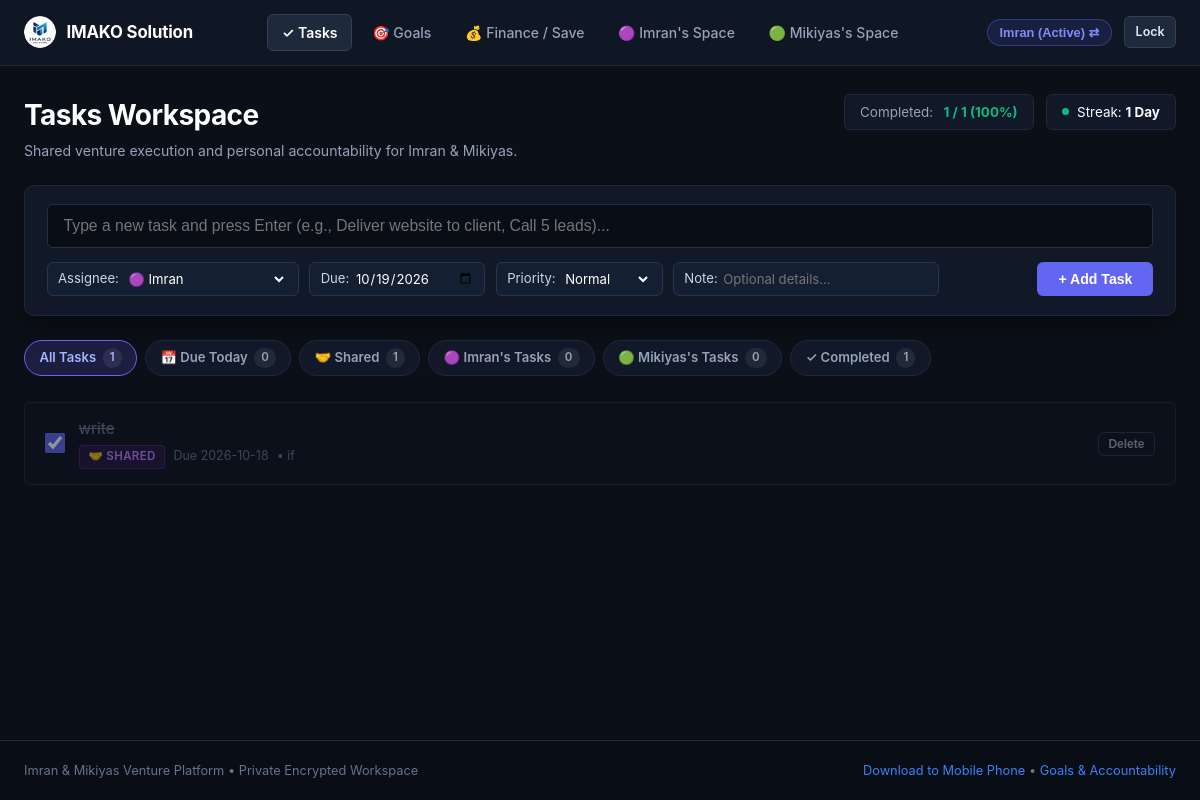
Screenshot of / (signed in) with the database file from the repository.
### tables this page shows
CREATE TABLE users (
        id TEXT PRIMARY KEY,
        name TEXT NOT NULL,
        pin_hash TEXT NOT NULL,
        default_consequence TEXT NOT NULL DEFAULT '',
        savings_goal_name TEXT NOT NULL DEFAULT 'Capital Growth Fund',
        savings_goal_target REAL NOT NULL DEFAULT 0.0,
        currency TEXT NOT NULL DEFAULT '$'
    );

CREATE TABLE tasks (
        id INTEGER PRIMARY KEY AUTOINCREMENT,
        user_id TEXT NOT NULL,
        task_type TEXT NOT NULL DEFAULT 'personal' CHECK(task_type IN ('shared', 'personal')),
        week_identifier TEXT NOT NULL,
        title TEXT NOT NULL,
        details TEXT,
        due_date TEXT NOT NULL,
        target_time TEXT,
        is_done INTEGER NOT NULL DEFAULT 0,
        done_date TEXT,
        proof_image TEXT,
        proof_text TEXT,
        ai_verified INTEGER NOT NULL DEFAULT 0,
        ai_status TEXT NOT NULL DEFAULT 'Unverified',
        ai_feedback TEXT,
        is_archived INTEGER NOT NULL DEFAULT 0,
        consequence_applied INTEGER NOT NULL DEFAULT 0,
        created_at TIMESTAMP DEFAULT CURRENT_TIMESTAMP, assigned_to TEXT DEFAULT 'imran', priority TEXT DEFAULT 'Normal',
        FOREIGN KEY (user_id) REFERENCES users (id) ON DELETE CASCADE
    );

### app.py (the view)
@app.route("/")
@app.route("/index")
def index():
    if not (session.get("logged_in_user") or request.cookies.get("partner_user")):
        return handle_login_request()
    return tasks_board()

### app.py (called while the page is built, shortened)
@app.before_request
def require_authentication_gate():
    if request.endpoint == "static" or request.path.startswith(("/static/", "/public/")):
        return None
    allowed_exact = (
        "/", "/index", "/login", "/login/", "/favicon.ico", "/manifest.json", "/sw.js",
        "/api/index", "/api/index/", "/api/index.py", "/debug"
    )
    if (
        request.path in allowed_exact
        or request.endpoint in ("login", "debug_endpoint", "index", "vercel_entrypoint_dispatcher")
    ):
        return None

@app.context_processor
def inject_globals():
    today_str = date.today().strftime("%Y-%m-%d")
    current_user = None
    logged_id = session.get("logged_in_user")
    conn = get_db_connection()
    check_and_apply_penalties(conn)
    if logged_id:
        cursor = conn.cursor()
        cursor.execute("SELECT * FROM users WHERE id = ?", (logged_id,))
        current_user = cursor.fetchone()
    cursor = conn.cursor()
    cursor.execute("SELECT COUNT(*) FROM penalties WHERE status = 'Pending'")
    total_pending_penalties = cursor.fetchone()[0]
    conn.close()
    return {
        "current_user": current_user,
        "total_pending_penalties": total_pending_penalties,
        "today_str": today_str
    }

### database/db.py (called while the page is built, shortened)
def get_db_connection():
    global _last_db_check
    conn = sqlite3.connect(DB_PATH, factory=SyncedConnection)
    conn.row_factory = sqlite3.Row
    conn.execute("PRAGMA foreign_keys = ON")
    return conn

def check_and_apply_penalties(conn):
    today_str = date.today().strftime("%Y-%m-%d")
    cursor = conn.cursor()
    cursor.execute("""
    SELECT t.id, t.user_id, t.title, t.due_date, u.default_consequence
    FROM tasks t
    JOIN users u ON t.user_id = u.id
    WHERE t.due_date < ? AND t.is_done = 0 AND t.consequence_applied = 0
    """, (today_str,))
    overdue_tasks = cursor.fetchall()
    conn.commit()

    def commit(self):
        super().commit()
        if is_serverless:
            sync_db()

### templates/tasks.html (shortened to what this page needs)
{% extends "base.html" %}
{% block content %}
<div style="margin-bottom: 1.5rem; display:flex; justify-content:space-between; align-items:flex-start; flex-wrap:wrap; gap:1rem;">
  <div>
    <h1 style="font-size:1.75rem; font-weight:700;">Tasks Workspace</h1>
    <p style="font-size:0.88rem; color:var(--text-muted); margin-top:0.25rem;">
      Shared venture execution and personal accountability for Imran &amp; Mikiyas.
    </p>
  </div>
  <div style="display:flex; align-items:center; gap:0.75rem; flex-wrap:wrap;">
    <div style="background:#111827; border:1px solid #1f293d; padding:0.45rem 0.95rem; border-radius:var(--radius-sm); font-size:0.84rem; display:flex; align-items:center; gap:0.65rem;">
      <span style="color:var(--text-muted);">Completed:</span>
      <strong style="color:var(--accent-emerald);">{{ stats.done_count }} / {{ stats.total_count }} ({{ stats.rate }}%)</strong>
    </div>
    <div style="background:#111827; border:1px solid #1f293d; padding:0.45rem 0.95rem; border-radius:var(--radius-sm); font-size:0.84rem; display:flex; align-items:center; gap:0.5rem;">
      <div style="width:7px; height:7px; border-radius:50%; background:var(--accent-emerald);"></div>
      <span>Streak: <strong>{{ streak_count }} {{ 'Day' if streak_count == 1 else 'Days' }}</strong></span>
    </div>
  </div>
</div>
<div class="task-quick-add">
  <form action="{{ url_for('add_task') }}" method="POST">
    <div class="task-add-input-row">
      <input type="text" name="title" class="task-main-input" placeholder="Type a new task and press Enter (e.g., Deliver website to client, Call 5 leads)..." required autofocus autocomplete="off">
    </div>
    <div class="task-controls-row">
      <div class="task-controls-left">
        <div class="control-pill">
          <span>Assignee:</span>
          <select name="assigned_to">
            <option value="imran" {% if current_user and current_user.id == 'imran' %}selected{% endif %}>🟣 Imran</option>
          </select>
        </div>
        <div class="control-pill">
          <span>Due:</span>
          <input type="date" name="due_date" value="{{ today_str }}">
        </div>
        <div class="control-pill">
          <span>Priority:</span>
          <select name="priority">
            <option value="Normal">Normal</option>
          </select>
        </div>
        <div class="control-pill" style="flex:1; min-width:160px;">
          <span>Note:</span>
          <input type="text" name="details" placeholder="Optional details..." style="width:100%;">
        </div>
      </div>
      <button type="submit" class="btn btn-primary" style="padding:0.48rem 1.25rem; font-size:0.88rem;">
        + Add Task
      </button>
    </div>
  </form>
</div>
<div class="filter-chips-bar">
  <a href="{{ url_for('tasks_board', tab='all') }}" class="filter-chip {% if active_tab == 'all' %}active{% endif %}">
    All Tasks <span class="chip-count">{{ counts.all }}</span>
  </a>
  <a href="{{ url_for('tasks_board', tab='today') }}" class="filter-chip {% if active_tab == 'today' %}active{% endif %}">
    📅 Due Today <span class="chip-count">{{ counts.today }}</span>
  </a>
  <a href="{{ url_for('tasks_board', tab='shared') }}" class="filter-chip {% if active_tab == 'shared' %}active{% endif %}">
    🤝 Shared <span class="chip-count">{{ counts.shared }}</span>
  </a>
  <a href="{{ url_for('tasks_board', tab='imran') }}" class="filter-chip {% if active_tab == 'imran' %}active{% endif %}">
    🟣 Imran's Tasks <span class="chip-count">{{ counts.imran }}</span>
  </a>
  <a href="{{ url_for('tasks_board', tab='mikiyas') }}" class="filter-chip {% if active_tab == 'mikiyas' %}active{% endif %}">
    🟢 Mikiyas's Tasks <span class="chip-count">{{ counts.mikiyas }}</span>
  </a>
  <a href="{{ url_for('tasks_board', tab='completed') }}" class="filter-chip {% if active_tab == 'completed' %}active{% endif %}">
    ✓ Completed <span class="chip-count">{{ counts.completed }}</span>
  </a>
</div>
<div style="margin-top: 1rem;">
  {% if tasks %}
    {% for task in tasks %}
      <div class="cool-task-card {% if task.is_done %}is-done{% endif %}">
        <div class="cool-task-left">
          <form action="{{ url_for('toggle_task_done', task_id=task.id) }}" method="POST" style="margin:0; display:flex; align-items:center;">
            <input type="checkbox" class="cool-task-checkbox" {% if task.is_done %}checked{% endif %} onchange="this.form.submit()" title="Click to mark done / undone">
          </form>
          <div style="flex:1;">
            <div class="cool-task-title">
              {{ task.title }}
            </div>
            <div class="cool-task-meta">
              {% if task.assigned_to == 'shared' or task.task_type == 'shared' %}
                <span class="badge-assignee shared">🤝 Shared</span>
              {% elif task.assigned_to == 'imran' or (task.user_id == 'imran' and not task.assigned_to) %}
                <span class="badge-assignee imran">🟣 Imran</span>
              {% elif task.assigned_to == 'mikiyas' or (task.user_id == 'mikiyas' and not task.assigned_to) %}
                <span class="badge-assignee mikiyas">🟢 Mikiyas</span>
              {% endif %}
              {% if task.due_date %}
                {% if not task.is_done and task.due_date < today_str %}
                  <span style="color:var(--accent-rose); font-weight:600;">⚠ Overdue ({{ task.due_date }})</span>
                {% elif task.due_date == today_str %}
                  <span style="color:var(--accent-amber); font-weight:600;">Due Today</span>
                {% else %}
                  <span>Due {{ task.due_date }}</span>
                {% endif %}
              {% endif %}
              {% if task.details %}
                <span style="color:var(--text-subtle);">• {{ task.details }}</span>
              {% endif %}
            </div>
          </div>
        </div>
        <div style="display:flex; align-items:center; gap:0.5rem;">
          <form action="{{ url_for('delete_task', task_id=task.id) }}" method="POST" style="margin:0;">
            <button type="submit" class="btn btn-outline btn-sm delete-confirm-btn" data-confirm-msg="Delete this task?" style="padding:0.25rem 0.6rem; font-size:0.75rem; border-color:#2a374f; color:#94a3b8;">
              Delete
            </button>
          </form>
        </div>
      </div>
    {% endfor %}
  {% endif %}
</div>
{% endblock %}

### static/css/style.css (style rules this page uses)
:root { --bg-primary: #0b0f17; --bg-secondary: #111827; --bg-card: #141d2e; --bg-card-hover: #1a253a; --border-color: #1e293b; --border-focus: #3b82f6; --text-main: #f8fafc; --text-muted: #94a3b8; --text-subtle: #64748b; --accent-indigo: #6366f1; --accent-blue: #3b82f6; --accent-emerald: #10b981; --accent-rose: #f43f5e; --accent-amber: #f59e0b; --font-family: -apple-system, BlinkMacSystemFont, "Segoe UI", Roboto, "Helvetica Neue", Arial, sans-serif; --radius-sm: 6px; --radius-md: 10px; --radius-lg: 14px; }
* { box-sizing: border-box; margin: 0; padding: 0; }
body { font-family: var(--font-family); background-color: var(--bg-primary); color: var(--text-main); line-height: 1.5; min-height: 100vh; display: flex; flex-direction: column; }
h1, h2, h3, h4, h5 { font-weight: 700; letter-spacing: -0.02em; color: #ffffff; }
a { color: var(--accent-blue); text-decoration: none; transition: color 0.15s ease; }
.btn { display: inline-flex; align-items: center; justify-content: center; gap: 0.4rem; padding: 0.48rem 0.95rem; font-size: 0.85rem; font-weight: 600; border-radius: var(--radius-sm); border: 1px solid transparent; cursor: pointer; transition: all 0.15s ease; text-decoration: none; }
.btn-primary { background: var(--accent-indigo); color: #ffffff; }
.btn-outline { background: transparent; border-color: var(--border-color); color: var(--text-muted); }
.btn-sm { padding: 0.28rem 0.6rem; font-size: 0.78rem; }
.task-quick-add { background: #111827; border: 1px solid #1f293d; border-radius: var(--radius-md); padding: 1.15rem 1.35rem; margin-bottom: 1.5rem; box-shadow: 0 8px 24px rgba(0, 0, 0, 0.35); }
.task-add-input-row { display: flex; gap: 0.75rem; margin-bottom: 0.85rem; }
.task-main-input { flex: 1; background: #090d16; border: 1px solid #222f47; border-radius: var(--radius-sm); padding: 0.75rem 1rem; font-size: 0.98rem; color: #ffffff; outline: none; transition: border-color 0.15s ease; }
.task-controls-row { display: flex; align-items: center; justify-content: space-between; flex-wrap: wrap; gap: 0.75rem; }
.task-controls-left { display: flex; align-items: center; flex-wrap: wrap; gap: 0.65rem; }
.control-pill { display: inline-flex; align-items: center; gap: 0.35rem; background: #151f32; border: 1px solid #27354f; border-radius: 6px; padding: 0.4rem 0.65rem; font-size: 0.82rem; color: #cbd5e1; }
.control-pill select, .control-pill input { background: transparent; border: none; color: #ffffff; font-size: 0.82rem; font-family: inherit; outline: none; cursor: pointer; }
.control-pill select option { background: #111827; color: #ffffff; }
.filter-chips-bar { display: flex; align-items: center; gap: 0.5rem; margin-bottom: 1.25rem; overflow-x: auto; padding-bottom: 0.35rem; }
.filter-chip { display: inline-flex; align-items: center; gap: 0.4rem; padding: 0.45rem 0.9rem; border-radius: 20px; font-size: 0.82rem; font-weight: 600; color: var(--text-muted); background: #111827; border: 1px solid #1f293d; cursor: pointer; text-decoration: none; transition: all 0.15s ease; white-space: nowrap; }
.filter-chip.active { background: rgba(99, 102, 241, 0.18); border-color: #6366f1; color: #a5b4fc; }
.filter-chip .chip-count { font-size: 0.72rem; padding: 0.1rem 0.45rem; border-radius: 10px; background: rgba(255, 255, 255, 0.08); }
.cool-task-card { display: flex; align-items: center; justify-content: space-between; padding: 0.95rem 1.25rem; background: #111827; border: 1px solid #1e293b; border-radius: var(--radius-sm); margin-bottom: 0.65rem; transition: transform 0.1s ease, border-color 0.15s ease; }
.cool-task-card.is-done { opacity: 0.55; background: #0d121d; }
.cool-task-card.is-done .cool-task-title { text-decoration: line-through; color: #64748b; }
.cool-task-left { display: flex; align-items: center; gap: 0.85rem; flex: 1; }
.cool-task-checkbox { width: 1.25rem; height: 1.25rem; border-radius: 5px; cursor: pointer; accent-color: #6366f1; }
.cool-task-title { font-size: 0.94rem; font-weight: 500; color: #f8fafc; }
.cool-task-meta { display: flex; align-items: center; gap: 0.5rem; flex-wrap: wrap; margin-top: 0.25rem; font-size: 0.78rem; color: var(--text-subtle); }
.badge-assignee { display: inline-flex; align-items: center; gap: 0.3rem; padding: 0.15rem 0.55rem; border-radius: 4px; font-size: 0.72rem; font-weight: 600; text-transform: uppercase; letter-spacing: 0.03em; }
.badge-assignee.shared { background: rgba(147, 51, 234, 0.16); color: #c084fc; border: 1px solid rgba(147, 51, 234, 0.35); }

### rows the page displays
users: assigned_to "🟣 Imran"
tasks: is_done "☑", title "write", assigned_to "🤝 SHARED", due_date "2026-10-18", details "if"

### other values shown
{{ stats.done_count }} "1"
{{ stats.total_count }} "1"
{{ stats.rate }} "100"
{{ streak_count }} "1"
{{ 'Day' if streak_count == 1 else 'Days' }} "Day"
{{ counts.all }} "1"
{{ counts.today }} "0"
{{ counts.shared }} "1"
{{ counts.imran }} "0"
{{ counts.mikiyas }} "0"
{{ counts.completed }} "1"
